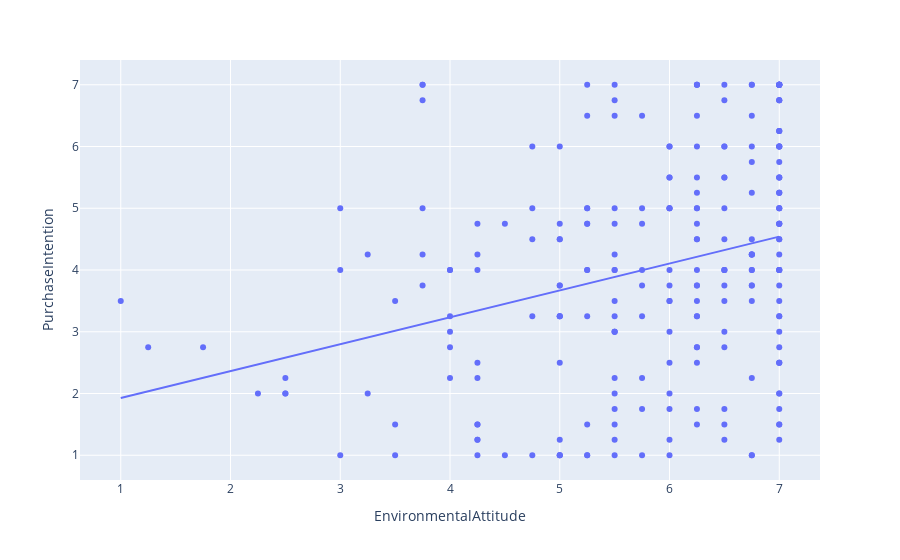

The notebook cell saved with this chart:
### Code cell
# it is possible to add a trendline for numerical data predicing with ordinary least squares
figPurchase = px.scatter(df, x='EnvironmentalAttitude', y='PurchaseIntention', trendline='ols')
figPurchase.show()

### Figure 1 — Plotly figure (JSON) as saved in the notebook; plotly's stock layout.template omitted (floating-point values rounded to 4 significant figures; data arrays with more than 128 entries replaced by an {"elided": "..."} marker saying what was removed)
{"data": [{"hoverlabel": {"namelength": 0}, "hovertemplate": "EnvironmentalAttitude=%{x}<br>PurchaseIntention=%{y}", "legendgroup": "", "marker": {"color": "#636efa", "symbol": "circle"}, "mode": "markers", "name": "", "showlegend": false, "type": "scatter", "x": {"elided": "230 float values"}, "xaxis": "x", "y": {"elided": "230 float values"}, "yaxis": "y"}, {"hoverlabel": {"namelength": 0}, "hovertemplate": "<b>OLS trendline</b><br>PurchaseIntention = 0.435385 * EnvironmentalAttitude + 1.492840<br>R<sup>2</sup>=0.092637<br><br>EnvironmentalAttitude=%{x}<br>PurchaseIntention=%{y} <b>(trend)</b>", "legendgroup": "", "marker": {"color": "#636efa", "symbol": "circle"}, "mode": "lines", "name": "", "showlegend": false, "type": "scatter", "x": {"elided": "230 float values"}, "xaxis": "x", "y": {"elided": "230 float values"}, "yaxis": "y"}], "layout": {"legend": {"tracegroupgap": 0}, "margin": {"t": 60}, "xaxis": {"anchor": "y", "domain": [0, 1], "title": {"text": "EnvironmentalAttitude"}}, "yaxis": {"anchor": "x", "domain": [0, 1], "title": {"text": "PurchaseIntention"}}}}
